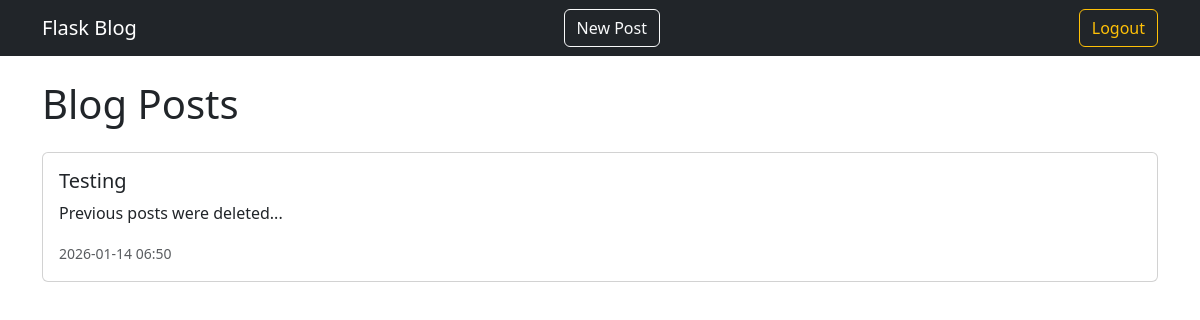
Screenshot of / (signed in) with the database file from the repository.
### app/models.py (models this page shows, shortened)
class Post(db.Model):
    id = db.Column(db.Integer, primary_key=True)
    title = db.Column(db.String(100), nullable=False)
    content = db.Column(db.Text, nullable=False)
    created_at = db.Column(
        db.DateTime,
        default=lambda: datetime.now(timezone.utc)
    )
    user_id = db.Column(
        db.Integer,
        db.ForeignKey('user.id'),
        nullable=True
    )

### app/routes/main.py (the view)
@main_bp.route('/')
def home():
    posts = Post.query.order_by(Post.created_at.desc()).all()
    return render_template('home.html', posts=posts)

### app/__init__.py (called while the page is built)
@login_manager.user_loader
def load_user(user_id):
    from app.models import User
    return User.query.get(int(user_id))

### app/templates/home.html
{% extends "base.html" %}
{% block content %}
<h1 class="mb-4">Blog Posts</h1>
{% if posts %}
  {% for post in posts %}
    <div class="card mb-3">
      <div class="card-body">
        <h5 class="card-title">
          <a href="{{ url_for('main.post_detail', post_id=post.id) }}"
             class="text-decoration-none text-dark">
            {{ post.title }}
          </a>
        </h5>
        <p class="card-text">{{ post.content[:200] }}{% if post.content|length > 200 %}...{% endif %}</p>
        <p class="card-text">
          <small class="text-muted">
            {{ post.created_at.strftime('%Y-%m-%d %H:%M') }}
          </small>
        </p>
      </div>
    </div>
  {% endfor %}
{% else %}
  <p class="text-muted">No posts yet.</p>
{% endif %}
{% endblock %}

### app/templates/base.html (shortened to what this page needs)
<!DOCTYPE html>
<html lang="en">
<head>
    <link
    href="https://cdn.jsdelivr.net/npm/bootstrap@5.3.2/dist/css/bootstrap.min.css"
    rel="stylesheet">
</head>
<body>
    <nav class="navbar navbar-expand-lg navbar-dark bg-dark">
        <div class="container">
          <a class="navbar-brand" href="{{ url_for('main.home') }}">
            Flask Blog
          </a>
          {% if current_user.is_authenticated %}
            <a class="btn btn-outline-light me-2" href="{{ url_for('main.create_post') }}">
              New Post
            </a>
            <a class="btn btn-outline-warning" href="{{ url_for('auth.logout') }}">
              Logout
            </a>
          {% else %}
            <a class="btn btn-outline-light" href="{{ url_for('auth.login') }}">
              Login
            </a>
          {% endif %}
        </div>
      </nav>
    <main class="container mt-4">
      {% block content %}{% endblock %}
    </main>
</body>
</html>

### rows the page displays
Post: title "Testing", content "Previous posts were deleted...", created_at "2026-01-14 06:50"
